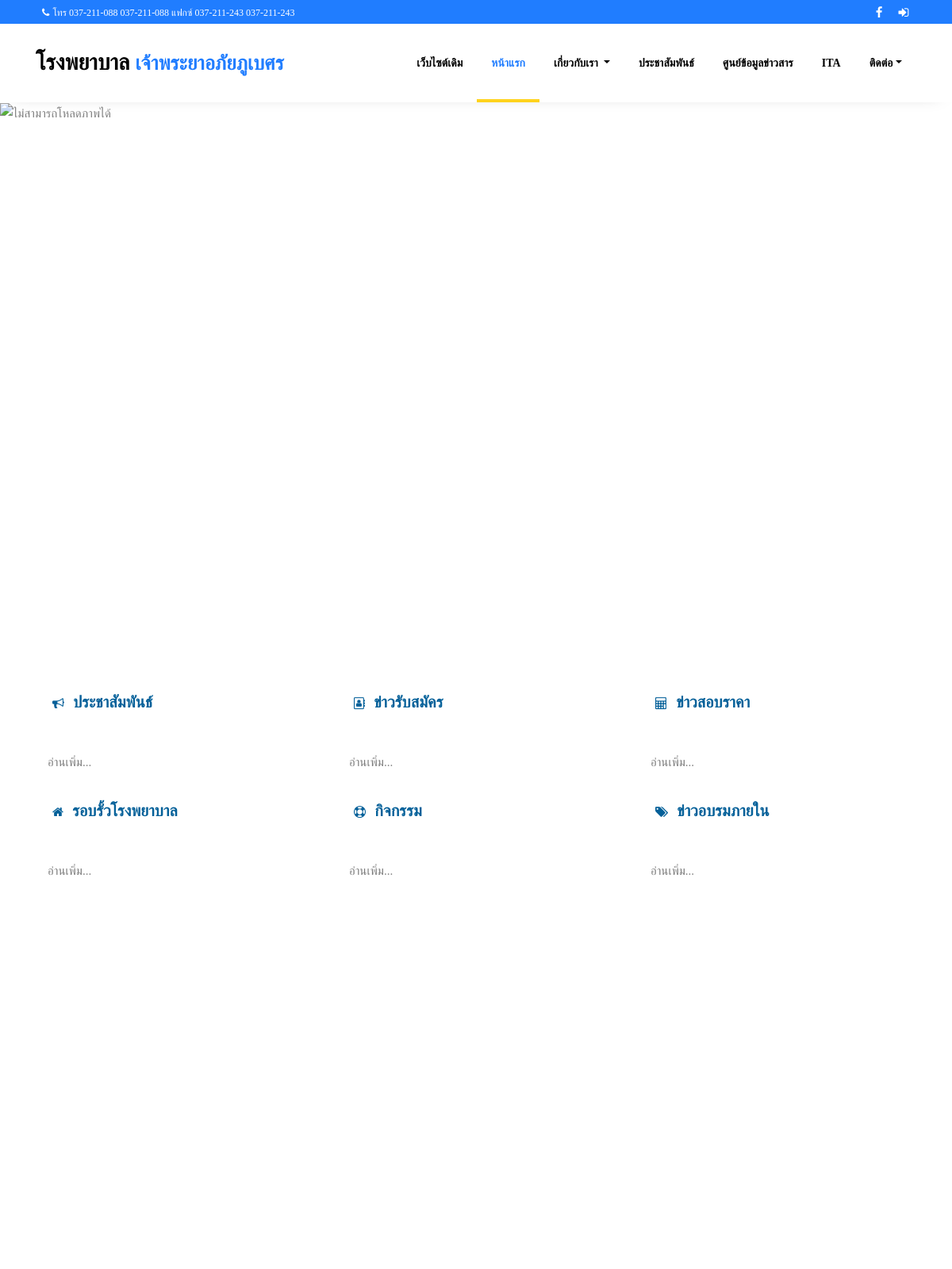
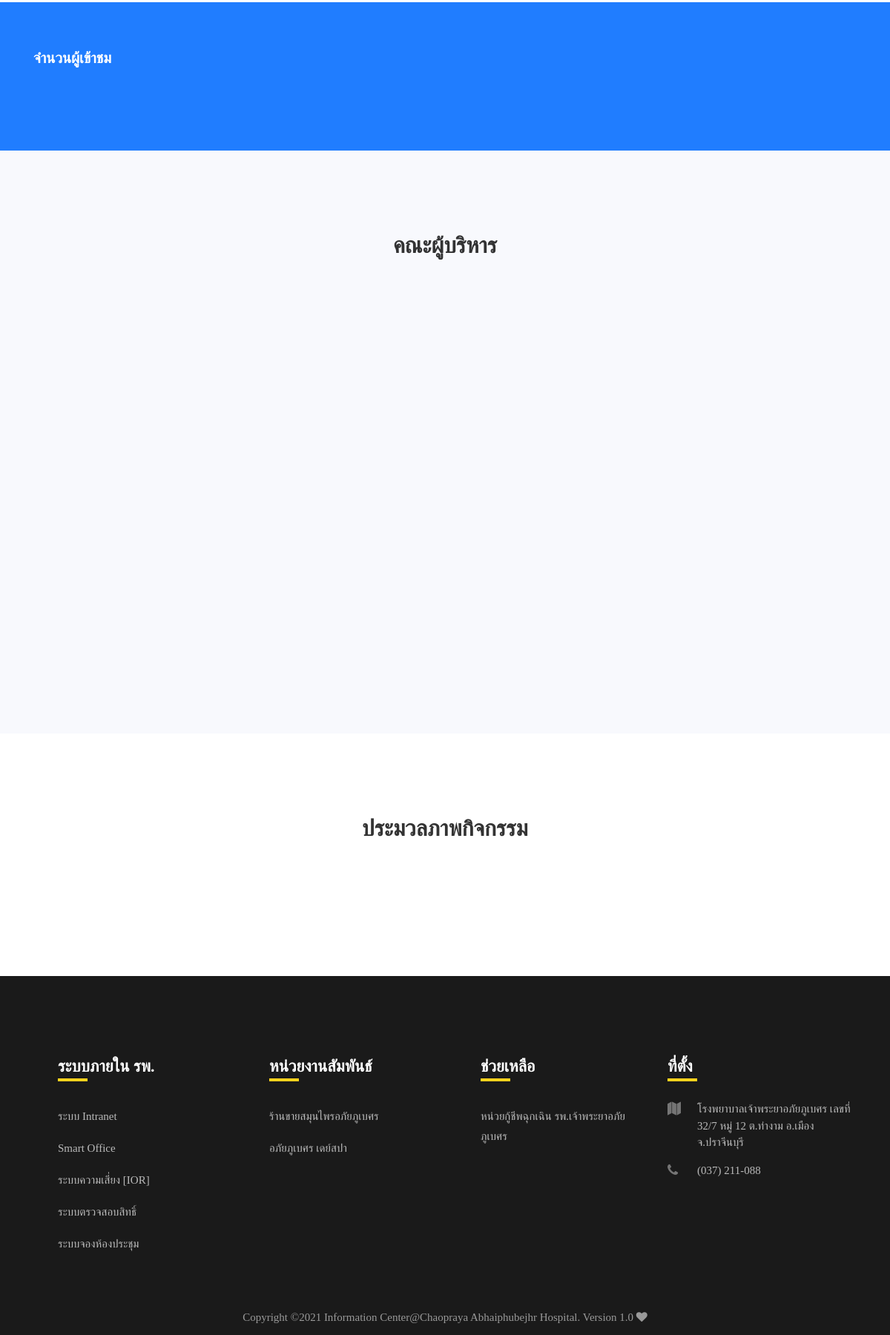
/Pages/home.php (upper part), run on the app's committed database (2 pictures, top to bottom).
### tables this page shows
CREATE TABLE `cpa_web_groupnews`  (
  `cpa_groupnews_id` int(11) NOT NULL,
  `cpa_namegroup` varchar(255) DEFAULT NULL,
  `icon` varchar(255) DEFAULT NULL,
  `insert_date` varchar(100) DEFAULT NULL,
  `status` int(10) DEFAULT NULL,
  PRIMARY KEY (`cpa_groupnews_id`) USING BTREE
);

CREATE TABLE `cpa_web_footer_group`  (
  `cpa_footer_group_id` int(11) NOT NULL,
  `cpa_footer_group_name` varchar(255) DEFAULT NULL,
  `cpa_footer_status` int(5) DEFAULT NULL,
  PRIMARY KEY (`cpa_footer_group_id`) USING BTREE
);

CREATE TABLE `cpa_web_footermenu`  (
  `cpa_footer_id` int(11) NOT NULL AUTO_INCREMENT,
  `cpa_footer_name` varchar(255) DEFAULT NULL,
  `cpa_footer_link` varchar(255) DEFAULT NULL,
  `cpa_footer_group_id` int(50) DEFAULT NULL,
  `cpa_footer_status` varchar(50) DEFAULT NULL,
  PRIMARY KEY (`cpa_footer_id`) USING BTREE
);

### Pages/home.php (the view, shortened to what this page needs)
<!DOCTYPE html>
<html lang="en">
<head>
	<?php include("./cpawebsite/components/header.php"); ?>
</head>
<body>
	<?php
	include("./cpawebsite/components/navbar.php");
	$sqlimgslide = "SELECT * from cpa_web_slideimg";
	$querysqlimgslide = mysqli_query($con, $sqlimgslide);
	$resultimg = mysqli_fetch_assoc($querysqlimgslide);
	$resultimg1 = $resultimg['image1'];
	?>
	<div id="carouselExampleControls" class="carousel slide" data-ride="carousel">
		<div class="carousel-inner hero-wrap">
			<div class="carousel-item  active">
				<img class="slidewidth100" src="<?php if ($resultimg1 == '' || $resultimg1 == null) {
													echo './cpawebsite/uploads/image/slideimg/default1.jpg';
												} else {
													echo './cpawebsite/uploads/image/slideimg/' . $resultimg1;
												} ?>" alt="ไม่สามารถโหลดภาพได้">
			</div>
		</div>
		<a class="carousel-control-prev" href="#carouselExampleControls" role="button" data-slide="prev">
			<span class="carousel-control-prev-icon" aria-hidden="true"></span>
		</a>
		<a class="carousel-control-next" href="#carouselExampleControls" role="button" data-slide="next">
			<span class="carousel-control-next-icon" aria-hidden="true"></span>
		</a>
	</div>
	<div class="container" style="padding-top: 25px; padding-bottom: 25px;">
		<div class="row">
			<?php
			$seleltGroupNews = "select * from cpa_web_groupnews  where status = '1' order by cpa_groupnews_id";
			$queryGroupNews = mysqli_query($con, $seleltGroupNews);
			while ($rgnews  = mysqli_fetch_assoc($queryGroupNews)) {
			?>
				<div class="col-md-4 col-sm-6 col-xs-12 ">
					<div class="alert alert-dismissible alert-theme-g ">
						<p>
							<i class="fa fa-<?php echo $rgnews['icon']; ?>" style="color: #046099;" aria-hidden="true"></i> &nbsp;
							<span style="font-weight: bold;font-size:20px;color: #046099;"><?php echo $rgnews['cpa_namegroup']; ?></span>
						</p>
					</div>
					<p style="padding-left:15px;">
						<a href="news?groupid=<?php echo $rgnews['cpa_groupnews_id']; ?>" style="color:#7d7d7d;">
							อ่านเพิ่ม...
						</a>
					</p>
				</div>
			<?php $numofrow = 0;
			} ?>
		</div>
	</div>
	<div class="container" style="padding-top: 25px; padding-bottom: 105px;">
		<div class="row">
		</div>
	</div>
	<section class="ftco-counter" id="section-counter">
		<div class="container">
			<div class="row">
				<div class="col-md-4 mb-5 mb-md-0 text-center text-md-left">
					<h2 class="font-weight-bold" style="color: #fff; font-size: 20px;">จำนวนผู้เข้าชม</h2>
				</div>
				<div class="col-md-8">
					<div class="row">
					</div>
				</div>
			</div>
		</div>
	</section>
	<section class="ftco-section bg-light">
		<div class="container">
			<div class="row justify-content-center pb-5 mb-3">
				<div class="col-md-7 heading-section text-center ftco-animate fadeInUp ftco-animated">
					<h2>คณะผู้บริหาร</h2>
				</div>
			</div>
			<div class="row d-flex desc">
			</div>
		</div>
	</section>
	<section class="ftco-section">
		<div class="container">
			<div class="row justify-content-center pb-5 mb-3">
				<div class="col-md-7 heading-section text-center ftco-animate fadeInUp ftco-animated">
					<h2>ประมวลภาพกิจกรรม</h2>
				</div>
			</div>
		</div>
	</section>
	<?php include "./cpawebsite/components/footer.php" ?>
</body>
</html>

### components/footer.php (shortened to what this page needs)
<footer class="footer">
	<div class="container">
		<div class="row">
			<?php
			$selectfootergroup = "SELECT * FROM cpa_web_footer_group where cpa_footer_status = '1'";
			$queryfootergroup = mysqli_query($con, $selectfootergroup);
			while ($Result = mysqli_fetch_assoc($queryfootergroup)) {
			?>
				<div class="col-md-6 col-lg-3 pl-lg-5 mb-1 mb-md-0">
					<h2 class="footer-heading"><?php echo $Result['cpa_footer_group_name']; ?></h2>
					<ul class="list-unstyled">
						<?php
						$selectfootermenu = "SELECT * FROM cpa_web_footermenu where cpa_footer_group_id = '" . $Result["cpa_footer_group_id"] . "' and cpa_footer_status = '1'";
						$queryfootermenu = mysqli_query($con, $selectfootermenu);
						while ($Resultmenu = mysqli_fetch_assoc($queryfootermenu)) { ?>
							<li><a href="<?php  if($Resultmenu['cpa_footer_link'] =='' || null ){echo '#';}else echo $Resultmenu['cpa_footer_link'] ;?>"  class="py-2 d-block">
							<?php echo $Resultmenu['cpa_footer_name'] ;?></a></li>
						<?php } ?>
					</ul>
				</div>
			<?php } ?>
			<div class="col-md-6 col-lg-3 mb-4 mb-md-0">
				<h2 class="footer-heading">ที่ตั้ง</h2>
				<div class="block-23 mb-3">
					<ul>
						<li><span class="icon fa fa-map"></span><span class="text">โรงพยาบาลเจ้าพระยาอภัยภูเบศร เลขที่ 32/7 หมู่ 12 ต.ท่างาม อ.เมืองจ.ปราจีนบุรี </span></li>
						<li><a href="#"><span class="icon fa fa-phone"></span><span class="text">(037) 211-088</span></a></li>
					</ul>
				</div>
			</div>
		</div>
		<div class="row mt-5">
			<div class="col-md-12 text-center">
				<p class="copyright">
					Copyright &copy; Information Center@Chaopraya Abhaiphubejhr Hospital. Version 1.0 <i class="fa fa-heart" aria-hidden="true"></i>
				</p>
			</div>
		</div>
	</div>
</footer>

### components/navbar.php (style rules this page uses)
div { font-family: myFirstFont; }

### Pages/home.php (style rules this page uses)
@media screen and (min-width: 720px) { .slidewidth100 { width: 100%; } }

### data on the page
cpa_web_groupnews: cpa_namegroup "ประชาสัมพันธ์"
cpa_web_groupnews: cpa_namegroup "ข่าวรับสมัคร"
cpa_web_groupnews: cpa_namegroup "ข่าวสอบราคา"
cpa_web_groupnews: cpa_namegroup "รอบรั้วโรงพยาบาล"
cpa_web_groupnews: cpa_namegroup "กิจกรรม"
cpa_web_groupnews: cpa_namegroup "ข่าวอบรมภายใน"
cpa_web_footer_group: cpa_footer_group_name "ระบบภายใน รพ."
cpa_web_footermenu: cpa_footer_name "ระบบ Intranet"
cpa_web_footermenu: cpa_footer_name "Smart Office"
cpa_web_footermenu: cpa_footer_name "ระบบความเสี่ยง [IOR]"
cpa_web_footermenu: cpa_footer_name "ระบบตรวจสอบสิทธิ์"
cpa_web_footermenu: cpa_footer_name "ระบบจองห้องประชุม"
cpa_web_footer_group: cpa_footer_group_name "หน่วยงานสัมพันธ์"
cpa_web_footermenu: cpa_footer_name "ร้านขายสมุนไพรอภัยภูเบศร"
cpa_web_footermenu: cpa_footer_name "อภัยภูเบศร เดย์สปา"
cpa_web_footer_group: cpa_footer_group_name "ช่วยเหลือ"
cpa_web_footermenu: cpa_footer_name "หน่วยกู้ชีพฉุกเฉิน รพ.เจ้าพระยาอภัยภูเบศร"
